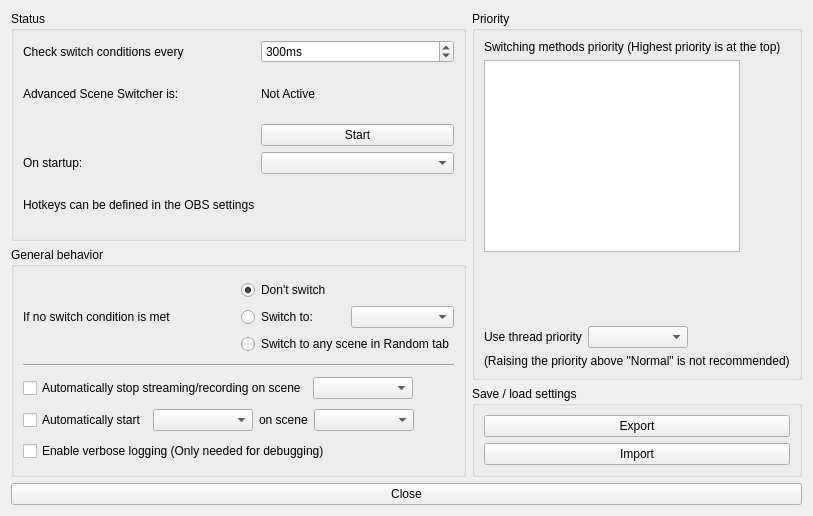
     <widget class="QWidget" name="generalTab">
      <attribute name="title">
       <string notr="true">General</string>
      </attribute>
      <layout class="QVBoxLayout" name="verticalLayout_19">
       <item>
        <layout class="QHBoxLayout" name="horizontalLayout_31">
         <item>
          <layout class="QVBoxLayout" name="verticalLayout_2">
           <item>
            <widget class="QGroupBox" name="statusBox">
             <property name="title">
              <string>Status</string>
             </property>
             <layout class="QGridLayout" name="gridLayout_4">
              <item row="0" column="0">
               <layout class="QGridLayout" name="gridLayout_2">
                <item row="4" column="0">
                 <widget class="QLabel" name="label_13">
                  <property name="text">
                   <string>Hotkeys can be defined in the OBS settings</string>
                  </property>
                 </widget>
                </item>
                <item row="1" column="0">
                 <widget class="QLabel" name="label_5">
                  <property name="text">
                   <string>Advanced Scene Switcher is:</string>
                  </property>
                 </widget>
                </item>
                <item row="3" column="0">
                 <widget class="QLabel" name="label_64">
                  <property name="text">
                   <string>On startup:</string>
                  </property>
                 </widget>
                </item>
                <item row="2" column="1">
                 <widget class="QPushButton" name="toggleStartButton">
                  <property name="text">
                   <string>Start</string>
                  </property>
                 </widget>
                </item>
                <item row="3" column="1">
                 <widget class="QComboBox" name="startupBehavior"/>
                </item>
                <item row="0" column="1">
                 <widget class="QSpinBox" name="checkInterval">
                  <property name="minimumSize">
                   <size>
                    <width>100</width>
                    <height>0</height>
                   </size>
                  </property>
                  <property name="suffix">
                   <string notr="true">ms</string>
                  </property>
                  <property name="minimum">
                   <number>50</number>
                  </property>
                  <property name="maximum">
                   <number>20000</number>
                  </property>
                  <property name="value">
                   <number>300</number>
                  </property>
                 </widget>
                </item>
                <item row="0" column="0">
                 <widget class="QLabel" name="label_4">
                  <property name="text">
                   <string>Check switch conditions every</string>
                  </property>
                 </widget>
                </item>
                <item row="1" column="1">
                 <layout class="QHBoxLayout" name="horizontalLayout_47">
                  <item>
                   <widget class="QLabel" name="pluginRunningText">
                    <property name="text">
                     <string notr="true">Not Active</string>
                    </property>
                   </widget>
                  </item>
                  <item>
                   <spacer name="horizontalSpacer">
                    <property name="orientation">
                     <enum>Qt::Horizontal</enum>
                    </property>
                    <property name="sizeHint" stdset="0">
                     <size>
                      <width>40</width>
                      <height>20</height>
                     </size>
                    </property>
                   </spacer>
                  </item>
                 </layout>
                </item>
               </layout>
              </item>
             </layout>
            </widget>
           </item>
           <item>
            <widget class="QGroupBox" name="generalSettingsBox">
             <property name="title">
              <string>General behavior</string>
             </property>
             <layout class="QGridLayout" name="gridLayout_5">
              <item row="3" column="0">
               <layout class="QHBoxLayout" name="horizontalLayout_50">
                <item>
                 <widget class="QCheckBox" name="autoStartSceneCheckBox">
                  <property name="text">
                   <string>Automatically start</string>
                  </property>
                 </widget>
                </item>
                <item>
                 <widget class="QComboBox" name="autoStartType">
                  <property name="sizePolicy">
                   <sizepolicy hsizetype="Maximum" vsizetype="Fixed">
                    <horstretch>0</horstretch>
                    <verstretch>0</verstretch>
                   </sizepolicy>
                  </property>
                  <property name="minimumSize">
                   <size>
                    <width>100</width>
                    <height>0</height>
                   </size>
                  </property>
                 </widget>
                </item>
                <item>
                 <widget class="QLabel" name="label_65">
                  <property name="text">
                   <string>on scene</string>
                  </property>
                 </widget>
                </item>
                <item>
                 <widget class="QComboBox" name="autoStartScenes">
                  <property name="sizePolicy">
                   <sizepolicy hsizetype="Maximum" vsizetype="Fixed">
                    <horstretch>0</horstretch>
                    <verstretch>0</verstretch>
                   </sizepolicy>
                  </property>
                  <property name="minimumSize">
                   <size>
                    <width>100</width>
                    <height>0</height>
                   </size>
                  </property>
                 </widget>
                </item>
                <item>
                 <spacer name="horizontalSpacer_55">
                  <property name="orientation">
                   <enum>Qt::Horizontal</enum>
                  </property>
                  <property name="sizeHint" stdset="0">
                   <size>
                    <width>40</width>
                    <height>20</height>
                   </size>
                  </property>
                 </spacer>
                </item>
               </layout>
              </item>
              <item row="2" column="0">
               <layout class="QHBoxLayout" name="horizontalLayout_33">
                <item>
                 <widget class="QCheckBox" name="autoStopSceneCheckBox">
                  <property name="text">
                   <string>Automatically stop streaming/recording on scene</string>
                  </property>
                 </widget>
                </item>
                <item>
                 <widget class="QComboBox" name="autoStopScenes">
                  <property name="sizePolicy">
                   <sizepolicy hsizetype="Maximum" vsizetype="Fixed">
                    <horstretch>0</horstretch>
                    <verstretch>0</verstretch>
                   </sizepolicy>
                  </property>
                  <property name="minimumSize">
                   <size>
                    <width>100</width>
                    <height>0</height>
                   </size>
                  </property>
                 </widget>
                </item>
                <item>
                 <spacer name="horizontalSpacer_19">
                  <property name="orientation">
                   <enum>Qt::Horizontal</enum>
                  </property>
                  <property name="sizeHint" stdset="0">
                   <size>
                    <width>40</width>
                    <height>20</height>
                   </size>
                  </property>
                 </spacer>
                </item>
               </layout>
              </item>
              <item row="4" column="0">
               <layout class="QHBoxLayout" name="horizontalLayout_48">
                <item>
                 <widget class="QCheckBox" name="verboseLogging">
                  <property name="text">
                   <string>Enable verbose logging (Only needed for debugging)</string>
                  </property>
                 </widget>
                </item>
                <item>
                 <spacer name="horizontalSpacer_49">
                  <property name="orientation">
                   <enum>Qt::Horizontal</enum>
                  </property>
                  <property name="sizeHint" stdset="0">
                   <size>
                    <width>40</width>
                    <height>20</height>
                   </size>
                  </property>
                 </spacer>
                </item>
               </layout>
              </item>
              <item row="0" column="0">
               <layout class="QGridLayout" name="gridLayout">
                <item row="0" column="2">
                 <layout class="QHBoxLayout" name="horizontalLayout_43">
                  <item>
                   <widget class="QRadioButton" name="noMatchDontSwitch">
                    <property name="text">
                     <string>Don't switch</string>
                    </property>
                    <property name="checked">
                     <bool>true</bool>
                    </property>
                   </widget>
                  </item>
                 </layout>
                </item>
                <item row="2" column="2">
                 <layout class="QHBoxLayout" name="horizontalLayout_45">
                  <item>
                   <widget class="QRadioButton" name="noMatchRandomSwitch">
                    <property name="text">
                     <string>Switch to any scene in Random tab</string>
                    </property>
                   </widget>
                  </item>
                 </layout>
                </item>
                <item row="1" column="2">
                 <layout class="QHBoxLayout" name="horizontalLayout">
                  <property name="leftMargin">
                   <number>0</number>
                  </property>
                  <property name="topMargin">
                   <number>0</number>
                  </property>
                  <property name="rightMargin">
                   <number>0</number>
                  </property>
                  <property name="bottomMargin">
                   <number>0</number>
                  </property>
                  <item>
                   <widget class="QRadioButton" name="noMatchSwitch">
                    <property name="text">
                     <string>Switch to:</string>
                    </property>
                   </widget>
                  </item>
                  <item>
                   <widget class="QComboBox" name="noMatchSwitchScene">
                    <property name="enabled">
                     <bool>true</bool>
                    </property>
                    <property name="minimumSize">
                     <size>
                      <width>100</width>
                      <height>0</height>
                     </size>
                    </property>
                   </widget>
                  </item>
                 </layout>
                </item>
                <item row="1" column="1">
                 <layout class="QHBoxLayout" name="horizontalLayout_46">
                  <item>
                   <widget class="QLabel" name="label_2">
                    <property name="sizePolicy">
                     <sizepolicy hsizetype="Preferred" vsizetype="Preferred">
                      <horstretch>0</horstretch>
                      <verstretch>0</verstretch>
                     </sizepolicy>
                    </property>
                    <property name="text">
                     <string>If no switch condition is met</string>
                    </property>
                    <property name="alignment">
                     <set>Qt::AlignLeading|Qt::AlignLeft|Qt::AlignVCenter</set>
                    </property>
                   </widget>
                  </item>
                 </layout>
                </item>
               </layout>
              </item>
              <item row="1" column="0">
               <widget class="Line" name="line_6">
                <property name="orientation">
                 <enum>Qt::Horizontal</enum>
                </property>
               </widget>
              </item>
             </layout>
            </widget>
           </item>
          </layout>
         </item>
         <item>
          <layout class="QVBoxLayout" name="verticalLayout_18">
           <item>
            <widget class="QGroupBox" name="priorityBox">
             <property name="title">
              <string>Priority</string>
             </property>
             <layout class="QVBoxLayout" name="verticalLayout_16">
              <item>
               <widget class="QLabel" name="description">
                <property name="text">
                 <string>Switching methods priority (Highest priority is at the top)</string>
                </property>
               </widget>
              </item>
              <item>
               <layout class="QVBoxLayout" name="verticalLayout_10">
                <item>
                 <layout class="QHBoxLayout" name="horizontalLayout_41">
                  <item>
                   <widget class="QListWidget" name="priorityList"/>
                  </item>
                  <item>
                   <spacer name="horizontalSpacer_30">
                    <property name="orientation">
                     <enum>Qt::Horizontal</enum>
                    </property>
                    <property name="sizeHint" stdset="0">
                     <size>
                      <width>40</width>
                      <height>20</height>
                     </size>
                    </property>
                   </spacer>
                  </item>
                 </layout>
                </item>
               </layout>
              </item>
              <item>
               <layout class="QHBoxLayout" name="horizontalLayout_32">
                <item>
                 <widget class="QPushButton" name="priorityUp">
                  <property name="maximumSize">
                   <size>
                    <width>22</width>
                    <height>22</height>
                   </size>
                  </property>
                  <property name="icon">
                   <iconset>
                    <normaloff>../../../forms/images/up.png</normaloff>../../../forms/images/up.png</iconset>
                  </property>
                  <property name="flat">
                   <bool>true</bool>
                  </property>
                  <property name="themeID" stdset="0">
                   <string notr="true">upArrowIconSmall</string>
                  </property>
                 </widget>
                </item>
                <item>
                 <widget class="QPushButton" name="priorityDown">
                  <property name="maximumSize">
                   <size>
                    <width>22</width>
                    <height>22</height>
                   </size>
                  </property>
                  <property name="icon">
                   <iconset>
                    <normaloff>../../../forms/images/down.png</normaloff>../../../forms/images/down.png</iconset>
                  </property>
                  <property name="flat">
                   <bool>true</bool>
                  </property>
                  <property name="themeID" stdset="0">
                   <string notr="true">downArrowIconSmall</string>
                  </property>
                 </widget>
                </item>
                <item>
                 <spacer name="horizontalSpacer_31">
                  <property name="orientation">
                   <enum>Qt::Horizontal</enum>
                  </property>
                  <property name="sizeHint" stdset="0">
                   <size>
                    <width>40</width>
                    <height>20</height>
                   </size>
                  </property>
                 </spacer>
                </item>
               </layout>
              </item>
              <item>
               <spacer name="verticalSpacer">
                <property name="orientation">
                 <enum>Qt::Vertical</enum>
                </property>
                <property name="sizeHint" stdset="0">
                 <size>
                  <width>20</width>
                  <height>40</height>
                 </size>
                </property>
               </spacer>
              </item>
              <item>
               <layout class="QHBoxLayout" name="horizontalLayout_49">
                <item>
                 <widget class="QLabel" name="label_56">
                  <property name="text">
                   <string>Use thread priority</string>
                  </property>
                 </widget>
                </item>
                <item>
                 <widget class="QComboBox" name="threadPriority">
                  <property name="sizePolicy">
                   <sizepolicy hsizetype="Maximum" vsizetype="Fixed">
                    <horstretch>0</horstretch>
                    <verstretch>0</verstretch>
                   </sizepolicy>
                  </property>
                  <property name="minimumSize">
                   <size>
                    <width>100</width>
                    <height>0</height>
                   </size>
                  </property>
                 </widget>
                </item>
                <item>
                 <spacer name="horizontalSpacer_41">
                  <property name="orientation">
                   <enum>Qt::Horizontal</enum>
                  </property>
                  <property name="sizeHint" stdset="0">
                   <size>
                    <width>40</width>
                    <height>20</height>
                   </size>
                  </property>
                 </spacer>
                </item>
               </layout>
              </item>
              <item>
               <widget class="QLabel" name="label_57">
                <property name="text">
                 <string>(Raising the priority above &quot;Normal&quot; is not recommended)</string>
                </property>
               </widget>
              </item>
             </layout>
            </widget>
           </item>
           <item>
            <widget class="QGroupBox" name="saveLoadBox">
             <property name="title">
              <string>Save / load settings</string>
             </property>
             <layout class="QVBoxLayout" name="verticalLayout_17">
              <item>
               <widget class="QPushButton" name="exportSettings">
                <property name="text">
                 <string>Export</string>
                </property>
               </widget>
              </item>
              <item>
               <widget class="QPushButton" name="importSettings">
                <property name="text">
                 <string>Import</string>
                </property>
               </widget>
              </item>
             </layout>
            </widget>
           </item>
          </layout>
         </item>
        </layout>
       </item>
       <item>
        <widget class="QPushButton" name="close">
         <property name="text">
          <string>Close</string>
         </property>
        </widget>
       </item>
      </layout>
     </widget>
